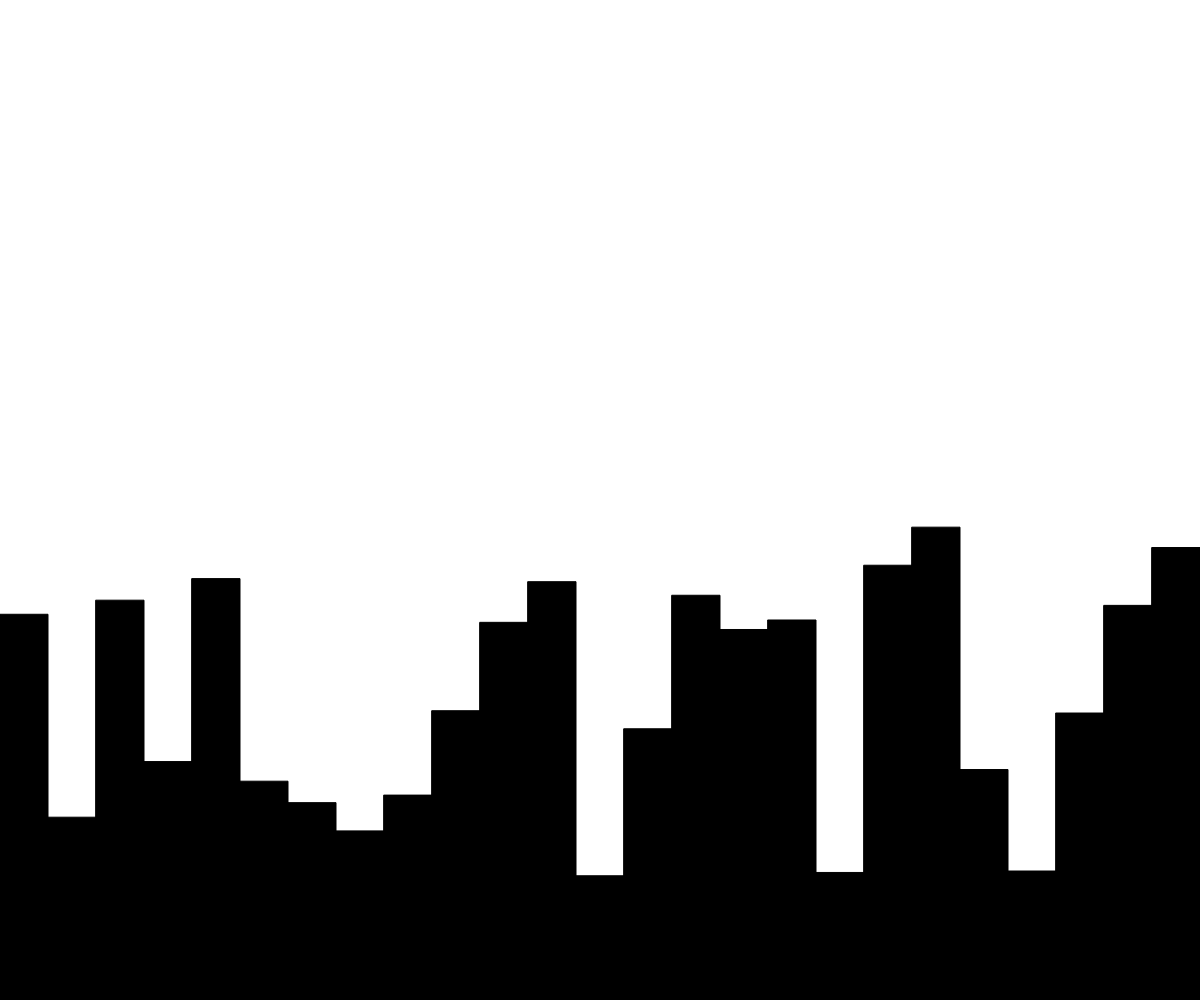
Frame 1 (no input)
Frame 60 (no input): identical to frame 1, image omitted
Frame 120 (the mouse pressed at the canvas centre since frame 60): identical to frame 1, image omitted

The p5.js sketch that drew this single still picture (run headless with seeded random() and noise() and a simulated clock; from frame 60 on, the mouse is pressed at the canvas centre):

// p5.js sketch
// ── sketch.js
// Title
// Roger Lam
// March 5, 2018

// global variables

// the preload function guarentees that the code inside the function is
// executed before the rest of the program runs -- helpful for things
// like loading images
let heights = [];
let numberOfRectangles = 25;

// the setup function will only run once (before the draw loop begins)
// this is where you want to set up the environment (size of canvas, etc)
function setup() {
  createCanvas(windowWidth, windowHeight);
  generateInitialTerrain(numberOfRectangles);
}

//
function draw() {
  background(255);
  displayTerrain();
}

function generateInitialTerrain(numberOfRectangles) {
  for (let i = 0; i < numberOfRectangles; i++) {
    heights.push(random(100, 500));
  }
}

function displayTerrain() {
  let rectWidth = width / numberOfRectangles;
  rectMode(CORNERS);
  fill(0);
  for (let i = 0; i < numberOfRectangles; i++) {
    rect(i * rectWidth, height, (i + 1) * rectWidth, height - heights[i]);
  }
}
